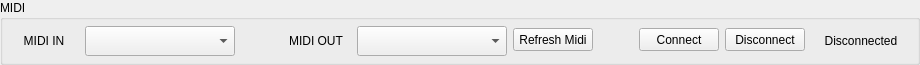
        <widget class="QGroupBox" name="midiBar">
         <property name="sizePolicy">
          <sizepolicy hsizetype="Preferred" vsizetype="Fixed">
           <horstretch>0</horstretch>
           <verstretch>0</verstretch>
          </sizepolicy>
         </property>
         <property name="minimumSize">
          <size>
           <width>0</width>
           <height>65</height>
          </size>
         </property>
         <property name="maximumSize">
          <size>
           <width>16777215</width>
           <height>40</height>
          </size>
         </property>
         <property name="styleSheet">
          <string notr="true"/>
         </property>
         <property name="title">
          <string>MIDI</string>
         </property>
         <layout class="QHBoxLayout" name="midiLayout">
          <property name="spacing">
           <number>6</number>
          </property>
          <property name="leftMargin">
           <number>6</number>
          </property>
          <property name="topMargin">
           <number>6</number>
          </property>
          <property name="rightMargin">
           <number>6</number>
          </property>
          <property name="bottomMargin">
           <number>8</number>
          </property>
          <item alignment="Qt::AlignmentFlag::AlignTop">
           <widget class="QLabel" name="midiInLabel">
            <property name="sizePolicy">
             <sizepolicy hsizetype="Fixed" vsizetype="Preferred">
              <horstretch>0</horstretch>
              <verstretch>0</verstretch>
             </sizepolicy>
            </property>
            <property name="minimumSize">
             <size>
              <width>70</width>
              <height>30</height>
             </size>
            </property>
            <property name="maximumSize">
             <size>
              <width>70</width>
              <height>30</height>
             </size>
            </property>
            <property name="sizeIncrement">
             <size>
              <width>0</width>
              <height>0</height>
             </size>
            </property>
            <property name="text">
             <string>MIDI IN</string>
            </property>
            <property name="alignment">
             <set>Qt::AlignmentFlag::AlignCenter</set>
            </property>
           </widget>
          </item>
          <item>
           <widget class="QComboBox" name="inputCombo">
            <property name="minimumSize">
             <size>
              <width>150</width>
              <height>30</height>
             </size>
            </property>
            <property name="sizeIncrement">
             <size>
              <width>0</width>
              <height>30</height>
             </size>
            </property>
           </widget>
          </item>
          <item>
           <spacer name="horizontalSpacer_3">
            <property name="orientation">
             <enum>Qt::Orientation::Horizontal</enum>
            </property>
            <property name="sizeType">
             <enum>QSizePolicy::Policy::Fixed</enum>
            </property>
            <property name="sizeHint" stdset="0">
             <size>
              <width>40</width>
              <height>20</height>
             </size>
            </property>
           </spacer>
          </item>
          <item alignment="Qt::AlignmentFlag::AlignTop">
           <widget class="QLabel" name="midiOutLabel">
            <property name="sizePolicy">
             <sizepolicy hsizetype="Fixed" vsizetype="Fixed">
              <horstretch>0</horstretch>
              <verstretch>0</verstretch>
             </sizepolicy>
            </property>
            <property name="minimumSize">
             <size>
              <width>70</width>
              <height>30</height>
             </size>
            </property>
            <property name="maximumSize">
             <size>
              <width>70</width>
              <height>30</height>
             </size>
            </property>
            <property name="sizeIncrement">
             <size>
              <width>0</width>
              <height>0</height>
             </size>
            </property>
            <property name="text">
             <string>MIDI OUT</string>
            </property>
            <property name="alignment">
             <set>Qt::AlignmentFlag::AlignCenter</set>
            </property>
           </widget>
          </item>
          <item>
           <widget class="QComboBox" name="outputCombo">
            <property name="minimumSize">
             <size>
              <width>150</width>
              <height>30</height>
             </size>
            </property>
           </widget>
          </item>
          <item>
           <widget class="QPushButton" name="refreshButton">
            <property name="minimumSize">
             <size>
              <width>0</width>
              <height>23</height>
             </size>
            </property>
            <property name="text">
             <string>Refresh Midi</string>
            </property>
           </widget>
          </item>
          <item>
           <spacer name="horizontalSpacer_4">
            <property name="orientation">
             <enum>Qt::Orientation::Horizontal</enum>
            </property>
            <property name="sizeType">
             <enum>QSizePolicy::Policy::Fixed</enum>
            </property>
            <property name="sizeHint" stdset="0">
             <size>
              <width>40</width>
              <height>20</height>
             </size>
            </property>
           </spacer>
          </item>
          <item>
           <widget class="QPushButton" name="connectButton">
            <property name="minimumSize">
             <size>
              <width>0</width>
              <height>23</height>
             </size>
            </property>
            <property name="text">
             <string>Connect</string>
            </property>
           </widget>
          </item>
          <item>
           <widget class="QPushButton" name="disconnectButton">
            <property name="minimumSize">
             <size>
              <width>0</width>
              <height>23</height>
             </size>
            </property>
            <property name="text">
             <string>Disconnect</string>
            </property>
           </widget>
          </item>
          <item>
           <widget class="QLabel" name="statusLabel">
            <property name="sizePolicy">
             <sizepolicy hsizetype="Preferred" vsizetype="Fixed">
              <horstretch>0</horstretch>
              <verstretch>0</verstretch>
             </sizepolicy>
            </property>
            <property name="minimumSize">
             <size>
              <width>100</width>
              <height>30</height>
             </size>
            </property>
            <property name="maximumSize">
             <size>
              <width>100</width>
              <height>30</height>
             </size>
            </property>
            <property name="text">
             <string>Disconnected</string>
            </property>
            <property name="alignment">
             <set>Qt::AlignmentFlag::AlignCenter</set>
            </property>
           </widget>
          </item>
         </layout>
        </widget>
